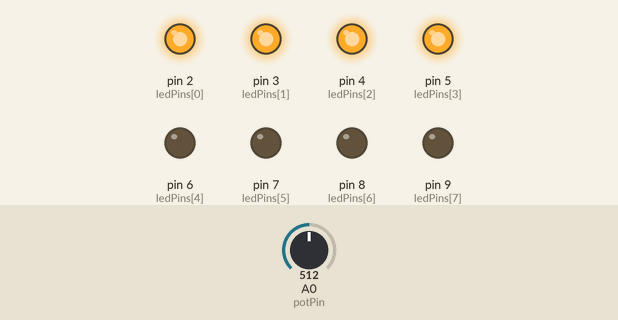
This sketch was run on a simulated Arduino Uno, built with avr-gcc and run on an emulated ATmega328P. Shown: output pins drawn as LEDs (lit = HIGH). Inputs (shaded band) come from the test bench; at power-on: A0 (potPin) = 512.

Above: at 1.2 s.
1.3 s: A0 (potPin) set to 573
2.8 s: A0 (potPin) set to 600
At 3.2 s:
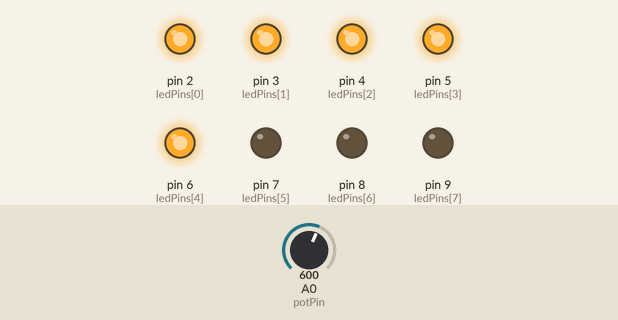
4.3 s: A0 (potPin) set to 306
At 5.5 s:
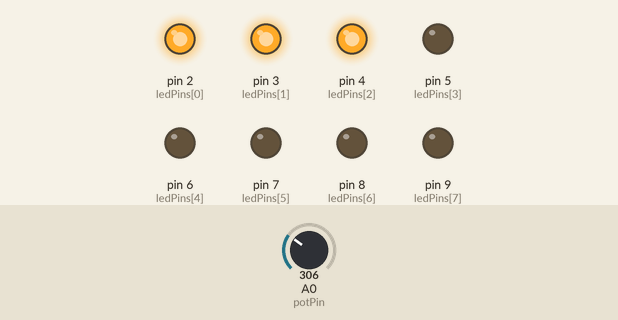
5.8 s: A0 (potPin) set to 285
At 6.7 s:
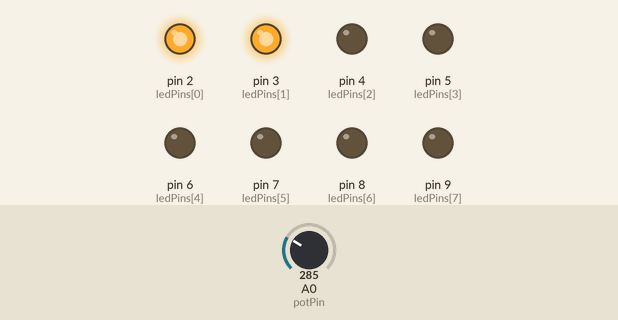
7.3 s: A0 (potPin) set to 162
8.8 s: A0 (potPin) set to 132
At 10.2 s:
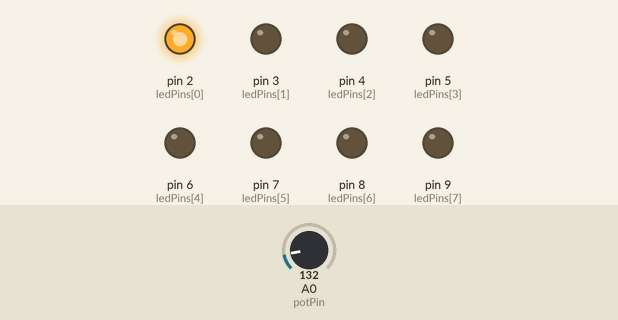
Timing chart, 0 to 11.3 s (numbered marks = the images above; inputs shaded):
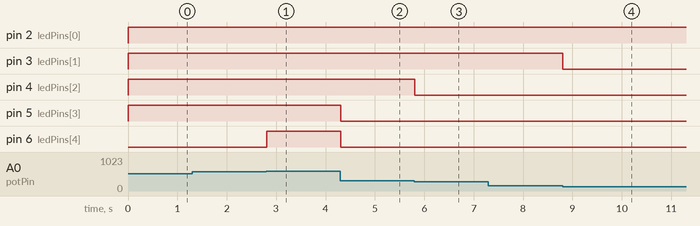

Measured:
- the behaviour switches between 584 and 585 on A0 (potPin) (found by bisection; images 0 and 1)
- the behaviour switches between 293 and 292 on A0 (potPin) (found by bisection; images 2 and 3)
- the behaviour switches between 147 and 146 on A0 (potPin) (found by bisection; images 3 and 4)
- after the input at 1.3 s, every drawn part: stays the same
- after the input at 2.8 s, pin 6 (ledPins[4]): LOW → HIGH at once
- after the input at 4.3 s, pin 5 (ledPins[3]), pin 6 (ledPins[4]): HIGH → LOW at once
- after the input at 5.8 s, pin 4 (ledPins[2]): HIGH → LOW at once
- after the input at 7.3 s, every drawn part: stays the same
- after the input at 8.8 s, pin 3 (ledPins[1]): HIGH → LOW at once

The sketch:

led-bar.ino
```cpp
// Define LED pins
const int ledPins[] = { 2, 3, 4, 5, 6, 7, 8, 9 };

// Define potentiometer pin
const int potPin = A0;

void setup() {
  // Set LED pins as OUTPUT
  for (int i = 0; i < 8; i++) {
    pinMode(ledPins[i], OUTPUT);
  }
}

void loop() {
  // Read potentiometer value
  int potValue = analogRead(potPin);

  // Map potentiometer value to the range 0-7 for LED control
  int ledLevel = map(potValue, 0, 1023, 0, 7);

  // Light up LEDs based on the potentiometer position
  for (int i = 0; i < 8; i++) {
    if (i <= ledLevel) {
      digitalWrite(ledPins[i], HIGH);
    } else {
      digitalWrite(ledPins[i], LOW);
    }
  }

  // Small delay for smooth transitions
  delay(10);
}
```
